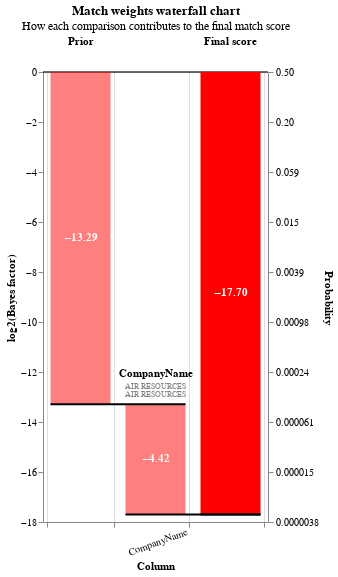

Notebook source saved alongside this figure:
### Code cell
resultsdf = results.as_pandas_dataframe()
bespoke = resultsdf[resultsdf['CompanyName_l']=='AIR RESOURCES']
linker.waterfall_chart(bespoke.to_dict(orient='records'), filter_nulls=False)

### Figure 1 — Vega-Lite specification as saved in the notebook (floating-point values rounded to 4 significant figures)
{"$schema": "https://vega.github.io/schema/vega-lite/v5.2.0.json", "height": 450, "resolve": {"axis": {"y": "independent"}}, "width": {"step": 75}, "data": {"values": [{"column_name": "Prior", "label_for_charts": "Starting match weight (prior)", "sql_condition": null, "log2_bayes_factor": -13.29, "bayes_factor": 0.0001, "comparison_vector_value": null, "m_probability": null, "u_probability": null, "bayes_factor_description": null, "value_l": "", "value_r": "", "term_frequency_adjustment": null, "bar_sort_order": 0, "record_number": 0}, {"column_name": "CompanyName", "label_for_charts": "Exact match", "sql_condition": "\"CompanyName_l\" = \"CompanyName_r\"", "log2_bayes_factor": -4.416, "bayes_factor": 0.04685, "comparison_vector_value": 2, "m_probability": 4.347e-05, "u_probability": 0.0009277, "bayes_factor_description": "If comparison level is `exact match` then comparison is  21.34 times less likely to be a match", "value_l": "AIR RESOURCES", "value_r": "AIR RESOURCES", "term_frequency_adjustment": false, "bar_sort_order": 1, "record_number": 0}, {"column_name": "Final score", "label_for_charts": "Final score", "sql_condition": null, "log2_bayes_factor": -17.7, "bayes_factor": 4.686e-06, "comparison_vector_value": null, "m_probability": null, "u_probability": null, "bayes_factor_description": null, "value_l": "", "value_r": "", "term_frequency_adjustment": null, "bar_sort_order": 2, "record_number": 0}]}, "config": {"view": {"continuousWidth": 400, "continuousHeight": 300}}, "params": [{"name": "record_number", "value": 0, "bind": {"input": "range", "min": 0, "max": 0, "step": 1}, "description": "Filter by the interation number"}], "title": {"text": "Match weights waterfall chart", "subtitle": "How each comparison contributes to the final match score"}, "transform": [{"filter": "(datum.record_number == record_number)"}, {"window": [{"op": "sum", "field": "log2_bayes_factor", "as": "sum"}, {"op": "lead", "field": "column_name", "as": "lead"}], "frame": [null, 0]}, {"calculate": "datum.column_name === \"Final score\" ? datum.sum - datum.log2_bayes_factor : datum.sum", "as": "sum"}, {"calculate": "datum.lead === null ? datum.column_name : datum.lead", "as": "lead"}, {"calculate": "datum.column_name === \"Final score\" || datum.column_name === \"Prior match weight\" ? 0 : datum.sum - datum.log2_bayes_factor", "as": "previous_sum"}, {"calculate": "datum.sum > datum.previous_sum ? datum.column_name : \"\"", "as": "top_label"}, {"calculate": "datum.sum < datum.previous_sum ? datum.column_name : \"\"", "as": "bottom_label"}, {"calculate": "datum.sum > datum.previous_sum ? datum.sum : datum.previous_sum", "as": "sum_top"}, {"calculate": "datum.sum < datum.previous_sum ? datum.sum : datum.previous_sum", "as": "sum_bottom"}, {"calculate": "(datum.sum + datum.previous_sum) / 2", "as": "center"}, {"calculate": "(datum.log2_bayes_factor > 0 ? \"+\" : \"\") + datum.log2_bayes_factor", "as": "text_log2_bayes_factor"}, {"calculate": "datum.sum < datum.previous_sum ? 4 : -4", "as": "dy"}, {"calculate": "datum.sum < datum.previous_sum ? \"top\" : \"bottom\"", "as": "baseline"}, {"calculate": "1. / (1 + pow(2, -1.*datum.sum))", "as": "prob"}, {"calculate": "0*datum.sum", "as": "zero"}], "layer": [{"layer": [{"mark": "rule", "encoding": {"y": {"field": "zero", "type": "quantitative"}, "size": {"value": 0.5}, "color": {"value": "black"}}}, {"mark": {"type": "bar", "width": 60}, "encoding": {"color": {"condition": {"value": "red", "test": "(datum.log2_bayes_factor < 0)"}, "value": "green"}, "opacity": {"condition": {"value": 1, "test": "datum.column_name == 'Prior match weight' || datum.column_name == 'Final score'"}, "value": 0.5}, "tooltip": [{"type": "nominal", "field": "column_name", "title": "Comparison column"}, {"type": "nominal", "field": "value_l", "title": "Value (L)"}, {"type": "nominal", "field": "value_r", "title": "Value (R)"}, {"type": "ordinal", "field": "label_for_charts", "title": "Label"}, {"type": "nominal", "field": "sql_condition", "title": "SQL condition"}, {"type": "nominal", "field": "comparison_vector_value", "title": "Comparison vector value"}, {"type": "quantitative", "field": "bayes_factor", "title": "Bayes factor = m/u", "format": ",.4f"}, {"type": "quantitative", "field": "log2_bayes_factor", "title": "Match weight = log2(m/u)", "format": ",.4f"}, {"type": "quantitative", "field": "prob", "format": ".4f", "title": "Adjusted match score"}, {"type": "nominal", "field": "bayes_factor_description", "title": "Match weight description"}], "x": {"type": "nominal", "axis": {"labelExpr": "datum.value == 'Prior' || datum.value == 'Final score' ? '' : datum.value", "labelAngle": -20, "labelAlign": "center", "labelPadding": 10, "title": "Column", "grid": true, "tickBand": "extent"}, "field": "column_name", "sort": {"field": "bar_sort_order", "order": "ascending"}}, "y": {"type": "quantitative", "axis": {"grid": false, "orient": "left", "title": "log2(Bayes factor)"}, "field": "previous_sum"}, "y2": {"field": "sum"}}}, {"mark": {"type": "text", "fontWeight": "bold"}, "encoding": {"color": {"value": "white"}, "text": {"condition": {"type": "nominal", "field": "log2_bayes_factor", "format": ".2f", "test": "abs(datum.log2_bayes_factor) > 1"}, "value": ""}, "x": {"type": "nominal", "axis": {"labelAngle": 0, "title": "Column"}, "field": "column_name", "sort": {"field": "bar_sort_order", "order": "ascending"}}, "y": {"type": "quantitative", "axis": {"orient": "left"}, "field": "center"}}}, {"mark": {"type": "text", "baseline": "bottom", "dy": -25, "fontWeight": "bold"}, "encoding": {"color": {"value": "black"}, "text": {"type": "nominal", "field": "column_name"}, "x": {"type": "nominal", "axis": {"labelAngle": 0, "title": "Column"}, "field": "column_name", "sort": {"field": "bar_sort_order", "order": "ascending"}}, "y": {"type": "quantitative", "field": "sum_top"}}}, {"mark": {"type": "text", "baseline": "bottom", "fontSize": 8, "dy": -13}, "encoding": {"color": {"value": "grey"}, "text": {"type": "nominal", "field": "value_l"}, "x": {"type": "nominal", "axis": {"labelAngle": 0, "title": "Column"}, "field": "column_name", "sort": {"field": "bar_sort_order", "order": "ascending"}}, "y": {"type": "quantitative", "field": "sum_top"}}}, {"mark": {"type": "text", "baseline": "bottom", "fontSize": 8, "dy": -5}, "encoding": {"color": {"value": "grey"}, "text": {"type": "nominal", "field": "value_r"}, "x": {"type": "nominal", "axis": {"labelAngle": 0, "title": "Column"}, "field": "column_name", "sort": {"field": "bar_sort_order", "order": "ascending"}}, "y": {"type": "quantitative", "field": "sum_top"}}}]}, {"mark": {"type": "rule", "color": "black", "strokeWidth": 2, "x2Offset": 30, "xOffset": -30}, "encoding": {"x": {"type": "nominal", "axis": {"labelAngle": 0, "title": "Column"}, "field": "column_name", "sort": {"field": "bar_sort_order", "order": "ascending"}}, "x2": {"field": "lead"}, "y": {"type": "quantitative", "axis": {"labelExpr": "format(1 / (1 + pow(2, -1*datum.value)), '.2r')", "orient": "right", "title": "Probability"}, "field": "sum", "scale": {"zero": false}}}}]}
